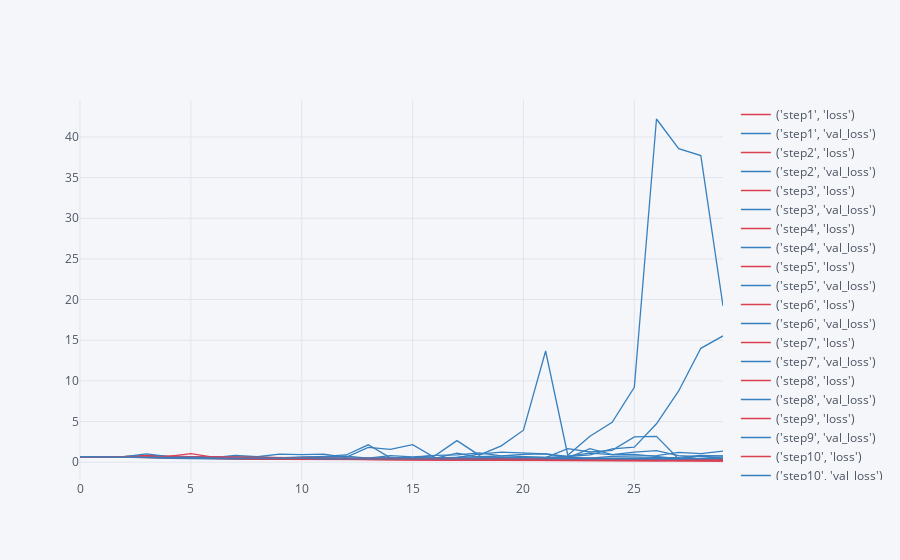
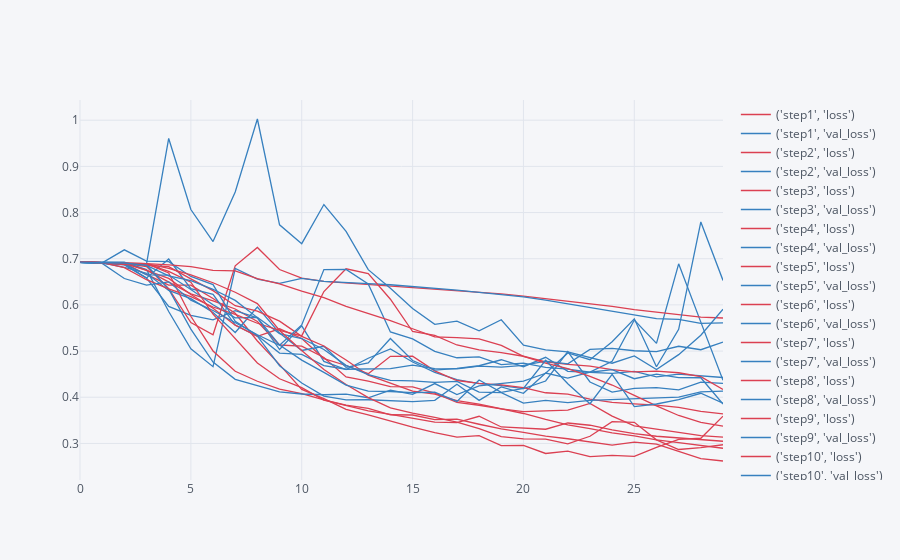
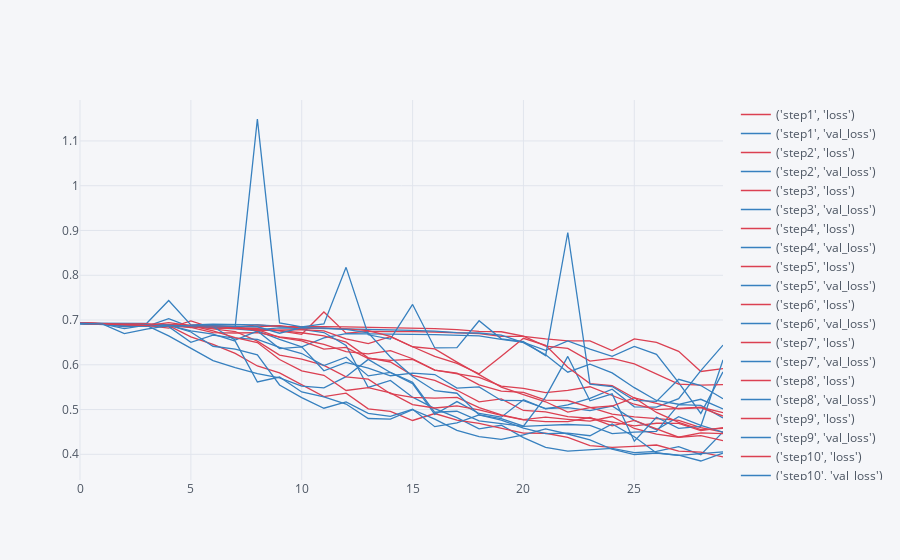
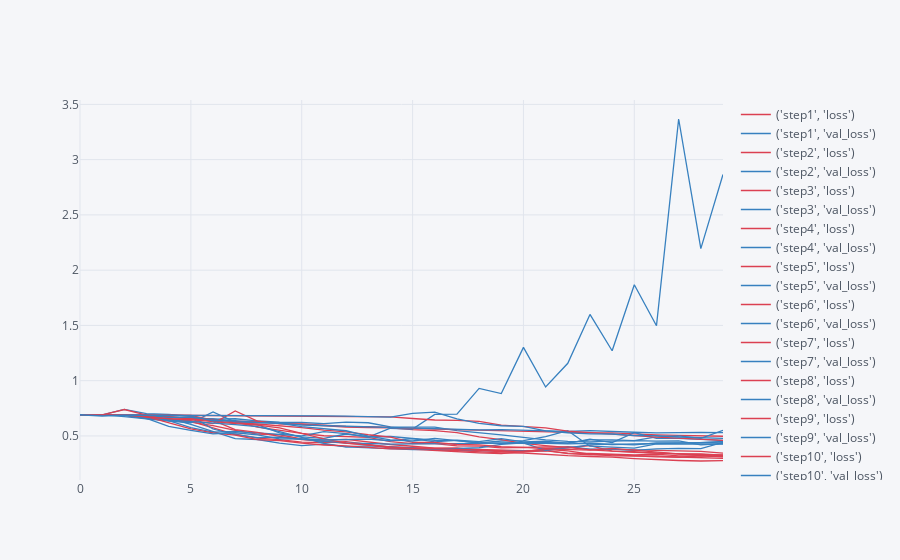

Write notebook code for charts like these, in order.
### Markdown cell above
### Plot results

### Code cell
print('base')
lstm_base.loc[:, pd.IndexSlice[:, ['loss', 'val_loss']]].iplot(colors=colors)
print('simplification')
lstm_simpler.loc[:, pd.IndexSlice[:, ['loss', 'val_loss']]].iplot(colors=colors)
print('dropout')
lstm_dropout.loc[:, pd.IndexSlice[:, ['loss', 'val_loss']]].iplot(colors=colors)
print('dropout 0.2')
lstm_dropout2.loc[:, pd.IndexSlice[:, ['loss', 'val_loss']]].iplot(colors=colors)
print('batch normalization')
lstm_bn.loc[:, pd.IndexSlice[:, ['loss', 'val_loss']]].iplot(colors=colors)
print('glorot initialization')
lstm_glorot.loc[:, pd.IndexSlice[:, ['loss', 'val_loss']]].iplot(colors=colors)
print('glorot initialization without batch normalization')
lstm_glorot_wo_bn.loc[:, pd.IndexSlice[:, ['loss', 'val_loss']]].iplot(colors=colors)
print('double lstm')
lstm_double.loc[:, pd.IndexSlice[:, ['loss', 'val_loss']]].iplot(colors=colors)
print('convolutional lstm')
lstm_conv.loc[:, pd.IndexSlice[:, ['loss', 'val_loss']]].iplot(colors=colors)
print('convolutional 2d lstm')
lstm_conv1d.loc[:, pd.IndexSlice[:, ['loss', 'val_loss']]].iplot(colors=colors)
print('bidirectional lstm')
lstm_bidirectional.loc[:, pd.IndexSlice[:, ['loss', 'val_loss']]].iplot(colors=colors)
